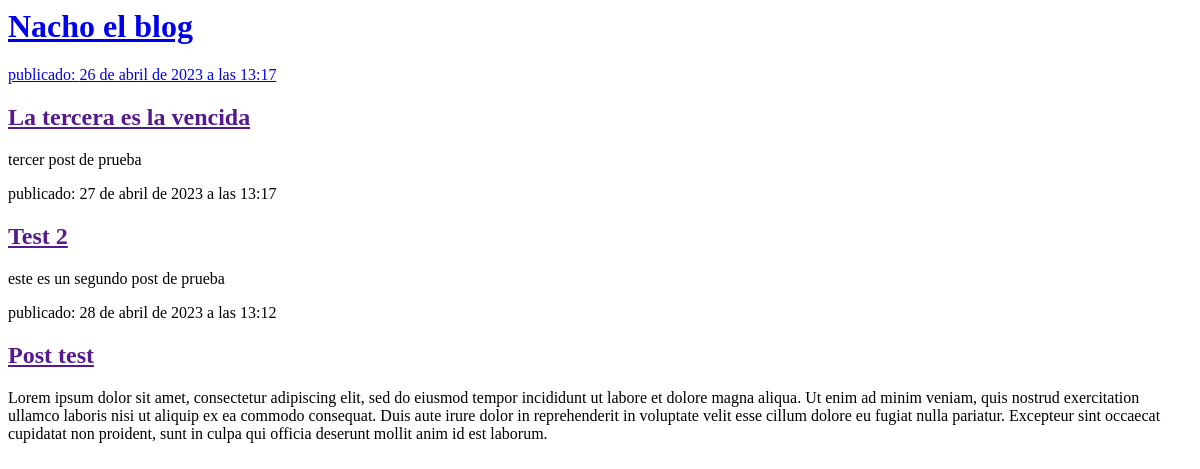
Before: / with the older database file.
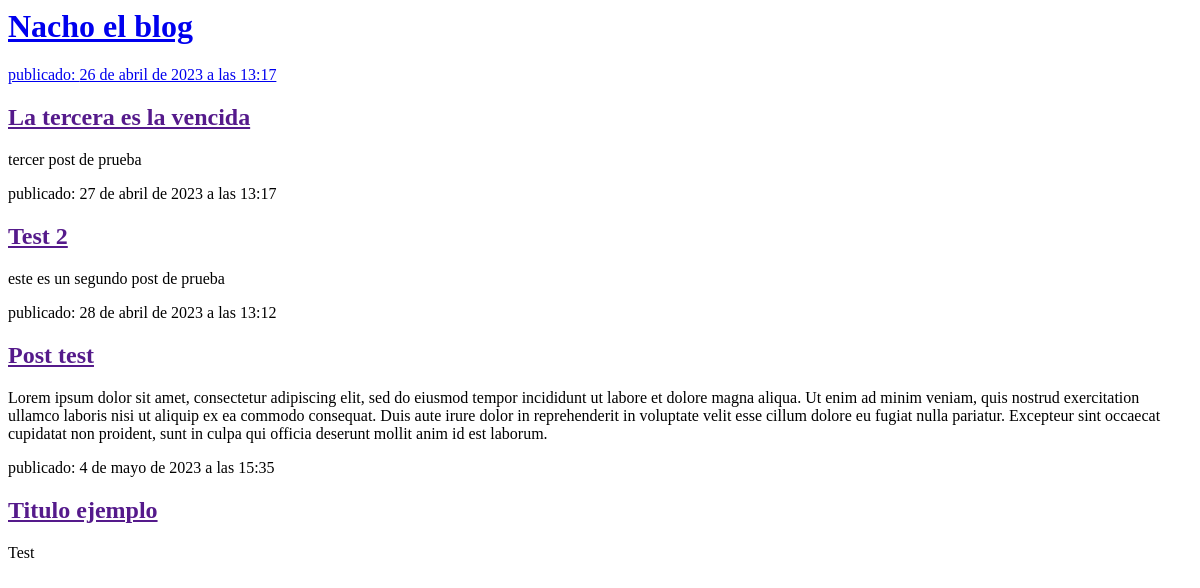
After: the same page with the newer database file.
### blog/models.py (models this page shows, shortened)
class Post(models.Model):
    author = models.ForeignKey(settings.AUTH_USER_MODEL, on_delete=models.CASCADE)
    title = models.CharField(max_length=200)
    text = models.TextField()
    created_date = models.DateTimeField(
            default=timezone.now)
    published_date = models.DateTimeField(
            blank=True, null=True)

### blog/views.py (the view)
# urls.py: path('', views.post_list, name='post_list'),
def post_list(request):
    posts = Post.objects.filter(published_date__lte=timezone.now()).order_by('published_date')
    return render(request, 'blog/post_list.html', {'posts':posts})

### blog/templates/blog/post_list.html (shortened to what this page needs)
<html>
    <head>
    </head>
    <body>
        <div>
            <h1><a href="/">Nacho el blog</h1>
        </div>
        <div>
            {%for post in posts%}
                <div>
                    <p> publicado: {{post.published_date }}</p>
                    <h2><a href="">{{post.title}}</a></h2>
                    <p>{{post.text|linebreaksbr}}</p>
                </div>
            {% endfor %}
        </div>
    </body>
</html>

Changed rows visible on the page:
added Post: published_date "4 de mayo de 2023 a las 15:35", title "Titulo ejemplo", text "Test"
